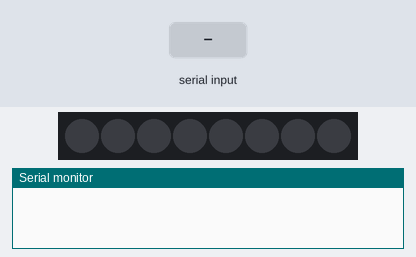
Simulated run of this sketch. Board: Arduino Uno, built with avr-gcc and run on an emulated ATmega328P. On the bench: 8 RGB LEDs in strip order, left to right, the last lines printed to the serial monitor. The test bench sets the inputs (shaded band). Dim RGB values are drawn brighter than linear.

Above: at 1.2 s.
1.3 s: "1" received over Serial
At 1.9 s:
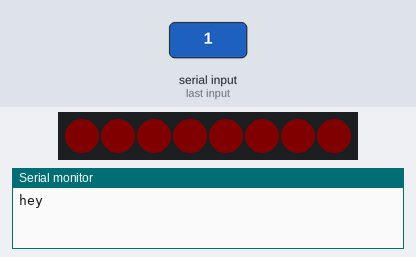
3.0 s: "2" received over Serial
At 3.11 s:
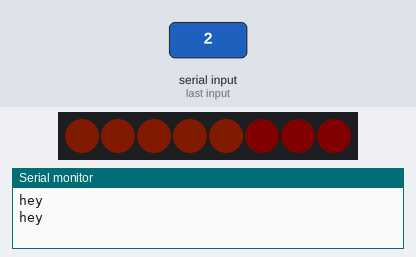
4.5 s: "1" received over Serial
At 4.61 s:
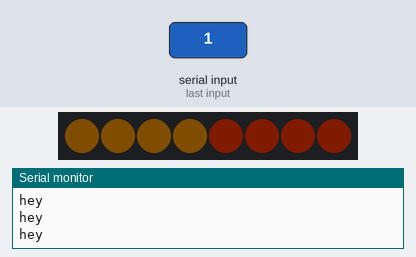
6.2 s: "2" received over Serial
At 7.4 s:
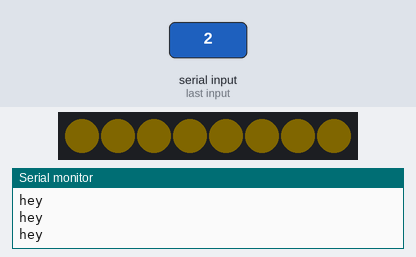
7.9 s: "1" received over Serial
At 8.01 s:
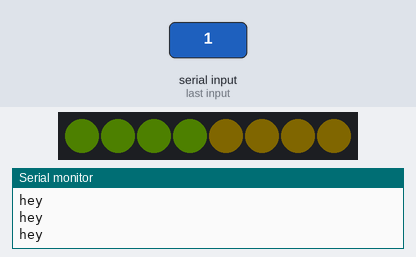
9.6 s: "2" received over Serial
At 11.1 s:
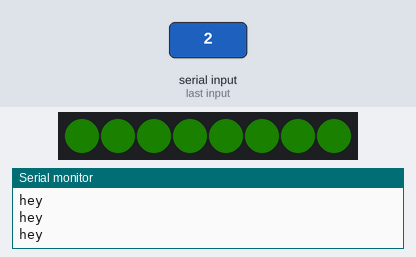
Timing chart, 0 to 12.3 s (numbered marks = the images above; inputs shaded):
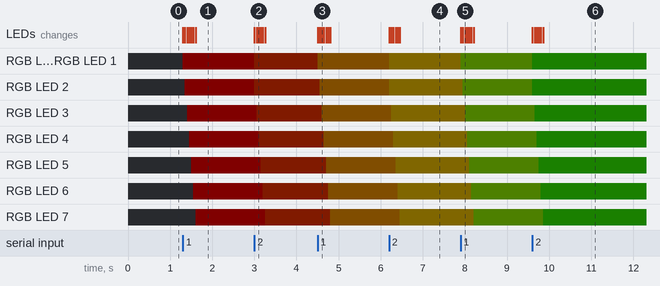

The sketch:

GamCalLights.ino
```cpp
#include <Adafruit_NeoPixel.h>
#ifdef __AVR__
 #include <avr/power.h> // Required for 16 MHz Adafruit Trinket
#endif

#define LED_PIN 6
#define LED_COUNT 8
#define BRIGHTNESS 5

Adafruit_NeoPixel strip(LED_COUNT, LED_PIN, NEO_GRBW + NEO_KHZ800);

uint32_t colors[13] = {0xff0000, 0xff4000, 0xff9900, 0xffd500, 0x99ff00, 0x3cff00, 0x00ffd5, 0x0084ff, 0x2600ff, 0x8000ff, 0xff00ee, 0xff007b, 0xff003c};
int state;

int counter = 0;

void bop(int ind, uint32_t c){

  int endl = 0;

  if(ind > LED_COUNT/2){
    endl = ind;
  } else{
    endl = LED_COUNT - ind;
  }

  strip.setPixelColor(ind - 1, c);
  strip.show();

  for(int i = 0; i < endl; i++){
    strip.setPixelColor((ind + i), c);
    strip.setPixelColor((ind + (i)*-1) - 2, c);
    strip.show();
    delay(50);
  }
}

void commandAndFunction(int lis, int whea){
  if(state == lis){
    Serial.println("hey");
    bop(whea, colors[counter]);
    if(counter > 12){
      counter = 0;
    } else{
      counter++;
    }
    state = 9;

  }
}

void setup() {
  Serial.begin(9600);

      #if defined(__AVR_ATtiny85__) && (F_CPU == 16000000)
  clock_prescale_set(clock_div_1);
#endif
  strip.begin();           // INITIALIZE NeoPixel strip object (REQUIRED)
  strip.show();            // Turn OFF all pixels ASAP
  strip.setBrightness(BRIGHTNESS);

}

void loop() {

  if (Serial.available() > 0) {
    state = Serial.read();
  }

  commandAndFunction('1',1);
  commandAndFunction('2',2);
  commandAndFunction('3',3);
  commandAndFunction('4',4);
  commandAndFunction('5',5);
  commandAndFunction('6',6);
  commandAndFunction('7',7);
  commandAndFunction('8',8);

}
```

Measured:
- after the input at 1.3 s, RGB LED 0, RGB LED 1: off → RGB(5, 0, 0) at once; RGB LED 2: off → RGB(5, 0, 0) after 0.05 s; RGB LED 3: off → RGB(5, 0, 0) after 0.10 s; RGB LED 4: off → RGB(5, 0, 0) after 0.15 s; RGB LED 5: off → RGB(5, 0, 0) after 0.20 s; the LEDs: first change at once (image 1 shows a later state)
- after the input at 3.0 s, RGB LED 0–2: RGB(5, 0, 0) → RGB(5, 1, 0) at once; RGB LED 3: RGB(5, 0, 0) → RGB(5, 1, 0) after 0.05 s; RGB LED 4: RGB(5, 0, 0) → RGB(5, 1, 0) after 0.10 s; RGB LED 5: RGB(5, 0, 0) → RGB(5, 1, 0) after 0.15 s; RGB LED 6: RGB(5, 0, 0) → RGB(5, 1, 0) after 0.20 s; the LEDs: first change at once (image 2 shows a later state)
- after the input at 4.5 s, RGB LED 0, RGB LED 1: RGB(5, 1, 0) → RGB(5, 3, 0) at once
- after the input at 6.2 s, RGB LED 0–2: RGB(5, 3, 0) → RGB(5, 4, 0) at once; RGB LED 3: RGB(5, 3, 0) → RGB(5, 4, 0) after 0.05 s; RGB LED 4: RGB(5, 3, 0) → RGB(5, 4, 0) after 0.10 s; RGB LED 5: RGB(5, 3, 0) → RGB(5, 4, 0) after 0.15 s; RGB LED 6: RGB(5, 3, 0) → RGB(5, 4, 0) after 0.20 s; the LEDs: first change at once (image 4 shows a later state)
- after the input at 7.9 s, RGB LED 0, RGB LED 1: RGB(5, 4, 0) → RGB(3, 5, 0) at once
- after the input at 9.6 s, RGB LED 0–2: RGB(3, 5, 0) → RGB(1, 5, 0) at once; RGB LED 3: RGB(3, 5, 0) → RGB(1, 5, 0) after 0.05 s; RGB LED 4: RGB(3, 5, 0) → RGB(1, 5, 0) after 0.10 s; RGB LED 5: RGB(3, 5, 0) → RGB(1, 5, 0) after 0.15 s; RGB LED 6: RGB(3, 5, 0) → RGB(1, 5, 0) after 0.20 s; the LEDs: first change at once (image 6 shows a later state)
